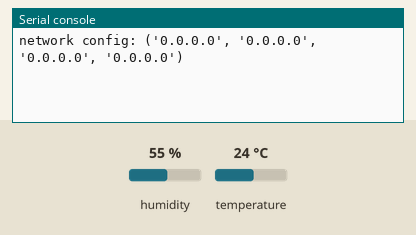
A program run on a simulated ESP32 board running MicroPython. On the bench: the last lines printed to the serial console. Inputs (shaded band) come from the test bench; at power-on: humidity 55 %, temperature 24 °C. Requests to the public web service named in the program get a made-up reply in its usual format after 0.4 s (London, UTC, broken clouds, 64 % humidity, 1013 hPa unless stated).

Above: at 1.2 s.
1.3 s: humidity set to 22 %
At 5.3 s:
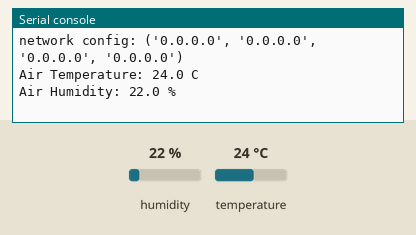
6.5 s: temperature set to 12 °C
At 7.3 s:
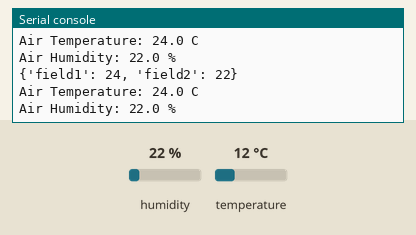
9.0 s: humidity set to 40 %
At 9.9 s:
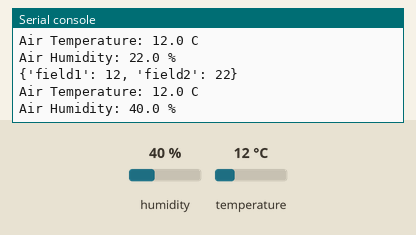

Measured:
- after the input at 1.3 s, the serial console: prints a new line after 3.7 s (image 1)
- after the input at 9.0 s, the serial console: prints a new line after 0.29 s (image 3)

The program:

dht_thingspeak.py
```python
import machine
import urequests
from machine import Pin
import time, network
import dht

sensor = dht.DHT11(Pin(26))

HTTP_HEADERS = {'Content-Type': 'application/json'}
THINGSPEAK_WRITE_API_KEY = 'Your API Key'

UPDATE_TIME_INTERVAL = 5000  # in ms
last_update = time.ticks_ms()

# Configure ESP32 as Station
sta_if=network.WLAN(network.STA_IF)
sta_if.active(True)

print('network config:', sta_if.ifconfig())

while True:
    if time.ticks_ms() - last_update >= UPDATE_TIME_INTERVAL:
        while True:
            sensor.measure()
            temp = sensor.temperature()
            hum = sensor.humidity()
            print('Air Temperature: %3.1f C' %temp)
            print('Air Humidity: %3.1f %%' %hum)
            time.sleep(1)
            readings = {'field1':temp, 'field2':hum}
            request = urequests.post( 'http://api.thingspeak.com/update?api_key=' + THINGSPEAK_WRITE_API_KEY,
                                     json = readings, headers = HTTP_HEADERS )
            request.close()
            print(readings)
```
